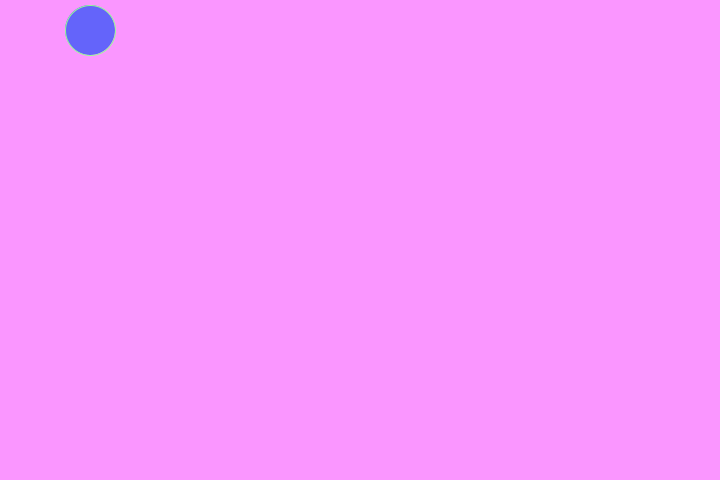
Frame 1 (no input)
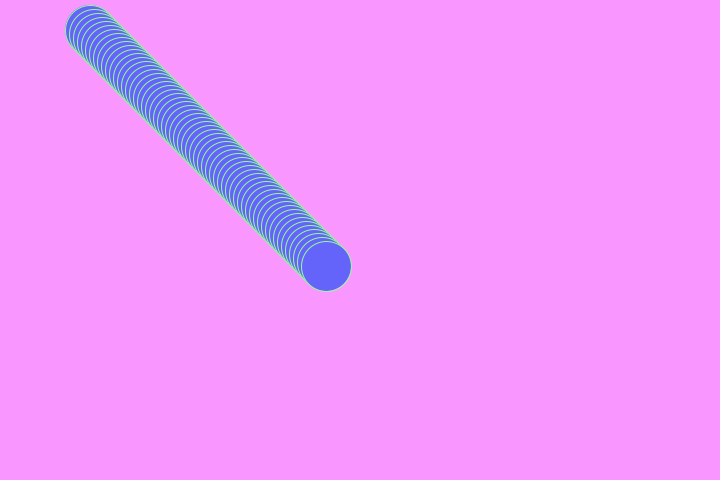
Frame 60 (the mouse pressed at the canvas centre just before this capture)
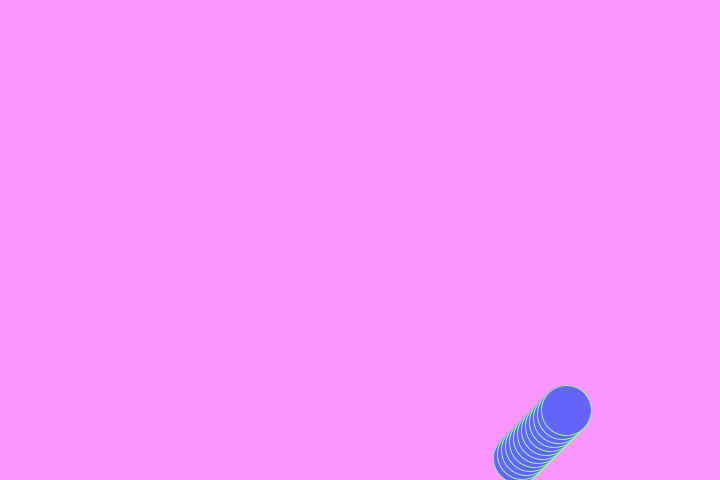
Frame 120 (the mouse held since frame 60 and released just before this capture)

The Processing sketch that drew these frames (run headless with seeded random() and noise(); from frame 60 on, the mouse is pressed at the canvas centre):

// Processing sketch: exercise_01
// ── exercise_01.pde
// This is a comment

final int CIRCLE_SPEED = 4; //changed circle speed
final color NO_CLICK_FILL_COLOR = color(100, 100, 250); //changed circle color
final color CLICK_FILL_COLOR = color(250, 100, 100); //changed click color
final color BACKGROUND_COLOR = color(250, 150, 300); //changed background color  
final color STROKE_COLOR = color(150, 250, 150); // changed stroke color
final int CIRCLE_SIZE = 50; //changed circle size

int circleX;
int circleY;
int circleVX;
int circleVY;

void setup() {
  size(720, 480); //changed screen size
  circleX = width/8;
  circleY = height/16;
  circleVX = CIRCLE_SPEED;
  circleVY = CIRCLE_SPEED;
  stroke(STROKE_COLOR);
  fill(NO_CLICK_FILL_COLOR);
  background(BACKGROUND_COLOR);
}

void draw() { //when ball and mouse interject, ball changes color
  if (dist(mouseX, mouseY, circleX, circleY) < CIRCLE_SIZE/2) {
    fill(CLICK_FILL_COLOR);
  } else {
    fill(NO_CLICK_FILL_COLOR);
  }
  ellipse(circleX, circleY, CIRCLE_SIZE, CIRCLE_SIZE);
  circleX += circleVX;
  circleY += circleVY;
  if (circleX + CIRCLE_SIZE/2 > width || circleX - CIRCLE_SIZE/2 < 0) {
    circleVX = -circleVX;
  }
  if (circleY + CIRCLE_SIZE/2 > height || circleY - CIRCLE_SIZE/2 < 0) {
    circleVY = -circleVY;

    if (mouseX > width/2) { // added
      background(150);
    } else {
      background (BACKGROUND_COLOR);
    }
  }
}

void mousePressed() {
  background(BACKGROUND_COLOR);
}
